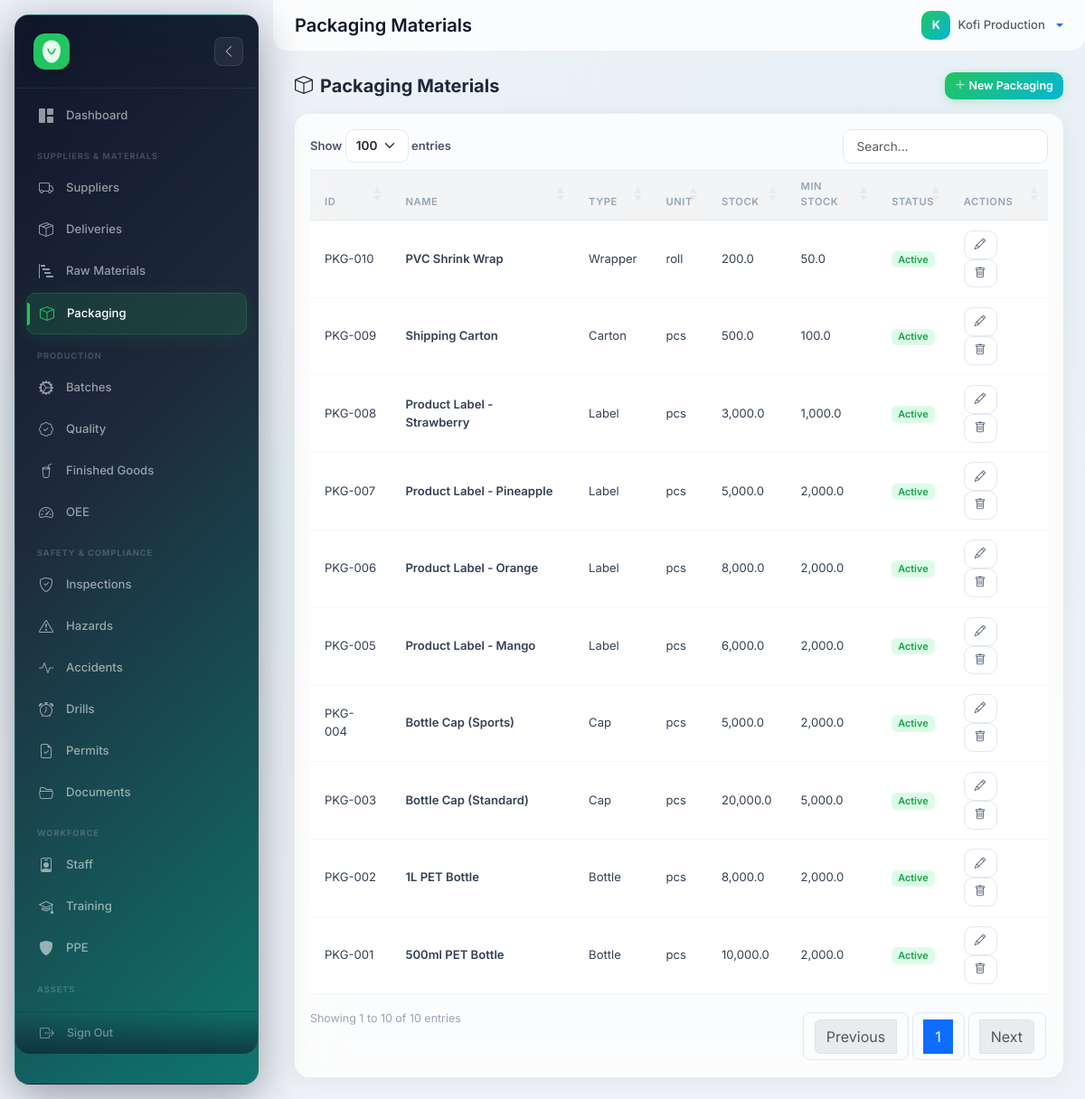
The app's page /?route=materials/packaging (signed in) with its own data.
### tables this page shows
CREATE TABLE packaging_materials (
    PackageID    VARCHAR(50)    PRIMARY KEY,
    Name         VARCHAR(150)   NOT NULL,
    Type         VARCHAR(50)    DEFAULT NULL,
    Unit         VARCHAR(30)    DEFAULT 'pcs',
    CurrentStock DECIMAL(10,2)  DEFAULT 0,
    MinStock     DECIMAL(10,2)  DEFAULT 0,
    Status       ENUM('Active','Inactive') DEFAULT 'Active',
    created_at   TIMESTAMP      DEFAULT CURRENT_TIMESTAMP,
    INDEX idx_pm_type (Type)
);

### backend/controllers/Controller.php (called while the page is built, shortened)
<?php
abstract class Controller
{
    protected string $viewPath;
    protected function render(string $view, array $data = []): void
    {
        extract($data);
        $viewFile = APP_ROOT . '/frontend/views/' . $this->viewPath . '/' . $view . '.php';
        require $viewFile;
        require APP_ROOT . '/frontend/views/layouts/main.php';
    }
}

### backend/controllers/PackagingMaterialController.php (called while the page is built, shortened)
<?php
require_once __DIR__ . '/Controller.php';
class PackagingMaterialController extends Controller {
    public function __construct() {
        $this->model = new PackagingMaterialModel();
    }
    public function index(): void {
        $this->render('packaging_materials', ['materials' => $this->model->all()]);
    }
}

### backend/models/Model.php (called while the page is built, shortened)
<?php
require_once __DIR__ . '/../config/database.php';
abstract class Model
{
    protected PDO $db;
    protected string $table;
    protected string $primaryKey;
    public function __construct()
    {
        $this->db = getDb();
    }
    public function all(): array
    {
        return $this->db->query("SELECT * FROM {$this->table} ORDER BY {$this->primaryKey} DESC")->fetchAll();
    }
}

### backend/config/database.php (called while the page is built, shortened)
<?php
function sanitize(mixed $input): string {
    return htmlspecialchars(trim((string)$input), ENT_QUOTES, 'UTF-8');
}

### frontend/views/materials/packaging_materials.php (the view)
<?php $pageTitle = 'Packaging Materials'; ?>
<div class="d-flex justify-content-between align-items-center mb-3">
    <h5 class="fw-bold mb-0"><i class="bi bi-box me-2"></i><?= $pageTitle ?></h5>
    <a href="?route=materials/packaging/create" class="btn btn-success btn-sm"><i class="bi bi-plus-lg"></i> New Packaging</a>
</div>
<div class="card border-0 shadow-sm">
    <div class="card-body">
        <table id="dataTable" class="table table-hover align-middle">
            <thead class="table-light"><tr><th>ID</th><th>Name</th><th>Type</th><th>Unit</th><th>Stock</th><th>Min Stock</th><th>Status</th><th>Actions</th></tr></thead>
            <tbody>
                <?php foreach ($materials as $m): ?>
                <tr>
                    <td><?= sanitize($m['PackageID']) ?></td>
                    <td class="fw-semibold"><?= sanitize($m['Name']) ?></td>
                    <td><?= sanitize($m['Type'] ?? '') ?></td>
                    <td><?= sanitize($m['Unit'] ?? 'pcs') ?></td>
                    <td>
                        <span class="<?= (float)($m['CurrentStock'] ?? 0) <= (float)($m['MinStock'] ?? 0) ? 'text-danger fw-bold' : '' ?>"><?= number_format((float)($m['CurrentStock'] ?? 0), 1) ?></span>
                    </td>
                    <td><?= number_format((float)($m['MinStock'] ?? 0), 1) ?></td>
                    <td>
                        <?php $st = $m['Status'] ?? 'Active'; ?>
                        <span class="badge bg-<?= $st === 'Active' ? 'success' : 'secondary' ?>"><?= sanitize($st) ?></span>
                    </td>
                    <td>
                        <a href="?route=materials/packaging/edit&id=<?= urlencode($m['PackageID']) ?>" class="btn btn-sm btn-outline-primary" title="Edit"><i class="bi bi-pencil"></i></a>
                        <a href="?route=materials/packaging/delete&id=<?= urlencode($m['PackageID']) ?>" class="btn btn-sm btn-outline-danger" title="Delete" onclick="return confirm('Delete this packaging material?')"><i class="bi bi-trash"></i></a>
                    </td>
                </tr>
                <?php endforeach; ?>
            </tbody>
        </table>
    </div>
</div>

### frontend/assets/css/glass.css (style rules this page uses)
:root { --sidebar-width: 270px; --sidebar-collapsed: 85px; --glass-bg: rgba(255,255,255,0.78); --glass-border: rgba(255,255,255,0.5); --glass-shadow: 0 4px 24px rgba(0,0,0,0.05); --glass-blur: blur(24px); --brand: #22c55e; --brand-accent: #06b6d4; --gradient-brand: linear-gradient(135deg, #22c55e 0%, #06b6d4 100%); --gradient-warm: linear-gradient(135deg, #f97316 0%, #ef4444 100%); --gradient-cool: linear-gradient(135deg, #6366f1 0%, #8b5cf6 100%); --gradient-sky: linear-gradient(135deg, #0ea5e9 0%, #2563eb 100%); --gradient-rose: linear-gradient(135deg, #f43f5e 0%, #e11d48 100%); --gradient-amber: linear-gradient(135deg, #f59e0b 0%, #d97706 100%); --gradient-emerald: linear-gradient(135deg, #10b981 0%, #059669 100%); --radius: 16px; --radius-sm: 10px; }
*, *::before, *::after { box-sizing: border-box; }
body { font-family: 'Inter', system-ui, -apple-system, sans-serif !important; background: #eef2f7 !important; background-image: radial-gradient(ellipse at 20% 50%, rgba(34,197,94,0.04) 0%, transparent 50%), radial-gradient(ellipse at 80% 20%, rgba(6,182,212,0.04) 0%, transparent 50%) !important; color: #1e293b; -webkit-font-smoothing: antialiased; }
.card, .border-0 { background: var(--glass-bg) !important; backdrop-filter: var(--glass-blur) !important; -webkit-backdrop-filter: var(--glass-blur) !important; border: 1px solid var(--glass-border) !important; border-radius: var(--radius) !important; box-shadow: var(--glass-shadow) !important; transition: all 0.25s ease; }
.table { border-collapse: collapse; }
.table th { font-size: 0.7rem !important; font-weight: 600 !important; text-transform: uppercase !important; letter-spacing: 0.05em !important; color: #94a3b8 !important; padding: 0.7rem 1rem !important; border-bottom: 1px solid rgba(0,0,0,0.05) !important; background: rgba(0,0,0,0.01) !important; }
.table td { padding: 0.65rem 1rem !important; font-size: 0.82rem !important; color: #334155 !important; border-bottom: 1px solid rgba(0,0,0,0.03) !important; }
.table-light { background: rgba(0,0,0,0.01) !important; }
.table-light th { background: rgba(0,0,0,0.02) !important; }
.btn-success { background: var(--gradient-brand) !important; border: none !important; color: white !important; box-shadow: 0 2px 8px rgba(34,197,94,0.25) !important; border-radius: var(--radius-sm) !important; font-weight: 600 !important; transition: all 0.15s !important; }
.btn-outline-primary { border: 1.5px solid #e2e8f0 !important; color: #475569 !important; background: white !important; border-radius: var(--radius-sm) !important; font-weight: 600 !important; transition: all 0.15s !important; }
.btn-outline-danger { border: 1.5px solid #e2e8f0 !important; color: #475569 !important; background: white !important; border-radius: var(--radius-sm) !important; font-weight: 600 !important; transition: all 0.15s !important; }
.btn-sm { font-size: 0.78rem !important; padding: 0.35rem 0.7rem !important; }
.badge { font-weight: 600 !important; font-size: 0.68rem !important; border-radius: 6px !important; }
.badge.bg-success { background: #dcfce7 !important; color: #16a34a !important; }

### records on screen
packaging_materials: PackageID "PKG-010", Name "PVC Shrink Wrap", Type "Wrapper", Unit "roll", CurrentStock "200.0", MinStock "50.0", Status "Active"
packaging_materials: PackageID "PKG-009", Name "Shipping Carton", Type "Carton", Unit "pcs", CurrentStock "500.0", MinStock "100.0", Status "Active"
packaging_materials: PackageID "PKG-008", Name "Product Label - Strawberry", Type "Label", Unit "pcs", CurrentStock "3,000.0", MinStock "1,000.0", Status "Active"
packaging_materials: PackageID "PKG-007", Name "Product Label - Pineapple", Type "Label", Unit "pcs", CurrentStock "5,000.0", MinStock "2,000.0", Status "Active"
packaging_materials: PackageID "PKG-006", Name "Product Label - Orange", Type "Label", Unit "pcs", CurrentStock "8,000.0", MinStock "2,000.0", Status "Active"
packaging_materials: PackageID "PKG-005", Name "Product Label - Mango", Type "Label", Unit "pcs", CurrentStock "6,000.0", MinStock "2,000.0", Status "Active"
packaging_materials: PackageID "PKG-004", Name "Bottle Cap (Sports)", Type "Cap", Unit "pcs", CurrentStock "5,000.0", MinStock "2,000.0", Status "Active"
packaging_materials: PackageID "PKG-003", Name "Bottle Cap (Standard)", Type "Cap", Unit "pcs", CurrentStock "20,000.0", MinStock "5,000.0", Status "Active"
packaging_materials: PackageID "PKG-002", Name "1L PET Bottle", Type "Bottle", Unit "pcs", CurrentStock "8,000.0", MinStock "2,000.0", Status "Active"
packaging_materials: PackageID "PKG-001", Name "500ml PET Bottle", Type "Bottle", Unit "pcs", CurrentStock "10,000.0", MinStock "2,000.0", Status "Active"

### other values on screen
$pageTitle "Packaging Materials"
substr($user['name'] ?? 'U', 0, 1) "K"
$user['name'] "Kofi Production"
